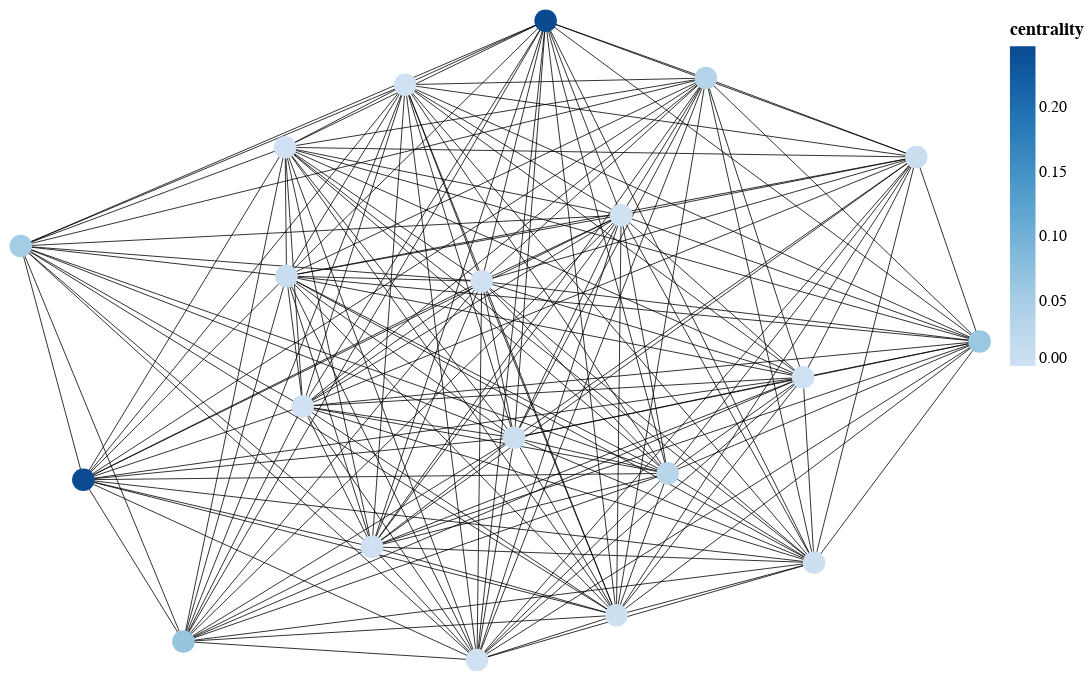

Notebook source saved alongside this figure:
### Code cell
v1 =@vlplot(
    mark={"type"=:circle,clip=false,opacity=1},
    data = graph_nodes,
    x={"node_x:q",axis=nothing},
    y={"node_y:q",axis=nothing},
    size={value=200,legend=nothing},
    color={"centrality:q", scale={scheme="blues"}},
    tooltip=[{field="keywords","type"="nominal"}],
    width=600,
    height=400,
    selection={
        grid={
                type=:interval,
                bind=:scales,
            }
    }
)

v2 =@vlplot(
    mark={"type"=:line,color="black",clip=false,size=0.5},
    data = graph_edges,
    encoding={
    x={"edges_x:q",axis=nothing},
    y={"edges_y:q",axis=nothing},
#     size={"ew:q",legend=nothing},
    detail={"pairs:o"}},
    width=600,
    height=400
);

graph_plot = @vlplot(view={stroke=nothing})+v2+v1

### Figure 1 — Vega-Lite specification as saved in the notebook (floating-point values rounded to 4 significant figures; data arrays with more than 128 entries replaced by an {"elided": "..."} marker saying what was removed)
{"layer": [{"data": {"values": {"elided": "356 records"}}, "encoding": {"detail": {"field": "pairs", "type": "ordinal"}, "x": {"axis": null, "field": "edges_x", "type": "quantitative"}, "y": {"axis": null, "field": "edges_y", "type": "quantitative"}}, "height": 400, "mark": {"clip": false, "color": "black", "size": 0.5, "type": "line"}, "width": 600}, {"data": {"values": [{"centrality": 0.005249, "keywords": "x1", "node_x": 0.02954, "node_y": -0.3048}, {"centrality": 0.03395, "keywords": "x2", "node_x": 0.4291, "node_y": 0.8207}, {"centrality": 0.06346, "keywords": "x3", "node_x": 1, "node_y": -0.003404}, {"centrality": 0.2468, "keywords": "x4", "node_x": 0.09483, "node_y": 1}, {"centrality": 0, "keywords": "x5", "node_x": 0.2523, "node_y": 0.3916}, {"centrality": 0, "keywords": "x6", "node_x": -0.1981, "node_y": 0.8}, {"centrality": 0.05293, "keywords": "x7", "node_x": -1, "node_y": 0.2952}, {"centrality": 0, "keywords": "x8", "node_x": -0.4486, "node_y": 0.604}, {"centrality": 0.003624, "keywords": "x9", "node_x": 0.6548, "node_y": -0.6954}, {"centrality": 0, "keywords": "x10", "node_x": -0.03852, "node_y": 0.185}, {"centrality": 0.01029, "keywords": "x11", "node_x": 0.868, "node_y": 0.5737}, {"centrality": 0.246, "keywords": "x12", "node_x": -0.8695, "node_y": -0.436}, {"centrality": 0.0666, "keywords": "x13", "node_x": -0.6607, "node_y": -0.9423}, {"centrality": 0, "keywords": "x14", "node_x": -0.04832, "node_y": -1}, {"centrality": 0.004084, "keywords": "x15", "node_x": 0.2426, "node_y": -0.8601}, {"centrality": 0.001624, "keywords": "x16", "node_x": -0.2674, "node_y": -0.646}, {"centrality": 0.03125, "keywords": "x17", "node_x": 0.3494, "node_y": -0.4162}, {"centrality": 0, "keywords": "x18", "node_x": -0.4118, "node_y": -0.2064}, {"centrality": 0.001035, "keywords": "x19", "node_x": 0.6319, "node_y": -0.1157}, {"centrality": 0.01052, "keywords": "x20", "node_x": -0.4457, "node_y": 0.201}]}, "encoding": {"color": {"field": "centrality", "scale": {"scheme": "blues"}, "type": "quantitative"}, "size": {"legend": null, "value": 200}, "tooltip": [{"field": "keywords", "type": "nominal"}], "x": {"axis": null, "field": "node_x", "type": "quantitative"}, "y": {"axis": null, "field": "node_y", "type": "quantitative"}}, "height": 400, "mark": {"clip": false, "opacity": 1, "type": "circle"}, "selection": {"grid": {"bind": "scales", "type": "interval"}}, "width": 600}], "view": {"stroke": null}}
